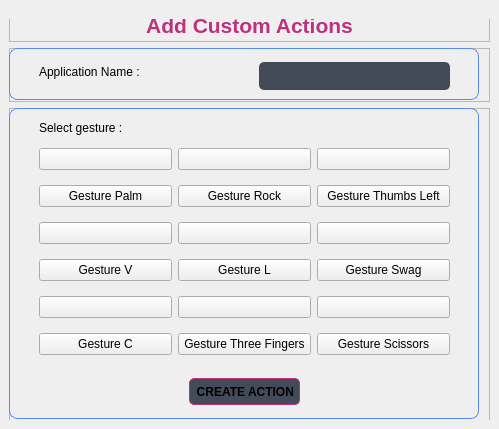
             <widget class="QWidget" name="page_11">
              <widget class="QWidget" name="widget_3" native="true">
               <property name="geometry">
                <rect>
                 <x>9</x>
                 <y>19</y>
                 <width>481</width>
                 <height>401</height>
                </rect>
               </property>
               <widget class="QWidget" name="layoutWidget">
                <property name="geometry">
                 <rect>
                  <x>0</x>
                  <y>-7</y>
                  <width>481</width>
                  <height>411</height>
                 </rect>
                </property>
                <layout class="QVBoxLayout" name="verticalLayout_14">
                 <item>
                  <widget class="QFrame" name="frame_54">
                   <property name="maximumSize">
                    <size>
                     <width>16777215</width>
                     <height>30</height>
                    </size>
                   </property>
                   <property name="frameShape">
                    <enum>QFrame::StyledPanel</enum>
                   </property>
                   <property name="frameShadow">
                    <enum>QFrame::Raised</enum>
                   </property>
                   <widget class="QLabel" name="label_90">
                    <property name="geometry">
                     <rect>
                      <x>0</x>
                      <y>0</y>
                      <width>481</width>
                      <height>27</height>
                     </rect>
                    </property>
                    <property name="font">
                     <font>
                      <pointsize>16</pointsize>
                      <bold>true</bold>
                     </font>
                    </property>
                    <property name="styleSheet">
                     <string notr="true">color:rgb(190, 50, 125);</string>
                    </property>
                    <property name="text">
                     <string>Add Custom Actions</string>
                    </property>
                    <property name="alignment">
                     <set>Qt::AlignCenter</set>
                    </property>
                   </widget>
                  </widget>
                 </item>
                 <item>
                  <widget class="QFrame" name="frame_55">
                   <property name="maximumSize">
                    <size>
                     <width>16777215</width>
                     <height>54</height>
                    </size>
                   </property>
                   <property name="frameShape">
                    <enum>QFrame::StyledPanel</enum>
                   </property>
                   <property name="frameShadow">
                    <enum>QFrame::Raised</enum>
                   </property>
                   <widget class="QFrame" name="Application_Name_Frame">
                    <property name="geometry">
                     <rect>
                      <x>0</x>
                      <y>0</y>
                      <width>470</width>
                      <height>52</height>
                     </rect>
                    </property>
                    <property name="minimumSize">
                     <size>
                      <width>465</width>
                      <height>0</height>
                     </size>
                    </property>
                    <property name="maximumSize">
                     <size>
                      <width>16777215</width>
                      <height>80</height>
                     </size>
                    </property>
                    <property name="styleSheet">
                     <string notr="true">#Application_Name_Frame
{border: 1px solid #568AF2;
    border-radius: 8px; }</string>
                    </property>
                    <property name="frameShape">
                     <enum>QFrame::StyledPanel</enum>
                    </property>
                    <property name="frameShadow">
                     <enum>QFrame::Raised</enum>
                    </property>
                    <widget class="QLabel" name="label_91">
                     <property name="geometry">
                      <rect>
                       <x>30</x>
                       <y>14</y>
                       <width>191</width>
                       <height>20</height>
                      </rect>
                     </property>
                     <property name="text">
                      <string>Application Name :</string>
                     </property>
                    </widget>
                    <widget class="QLineEdit" name="Application_Name_Text">
                     <property name="geometry">
                      <rect>
                       <x>250</x>
                       <y>14</y>
                       <width>191</width>
                       <height>28</height>
                      </rect>
                     </property>
                     <property name="styleSheet">
                      <string notr="true">#Application_Name_Text{background-color:#434A58;
	border-color: rgb(255, 255, 255);
border-top-left-radius:5px;
	border-top-right-radius:5px;	
	border-bottom-left-radius:5px;
	border-bottom-right-radius:5px;
padding-left:10px;
}

#Application_Name_Text:hover{
border:1px solid #E5D9D9;
border-opacity:0.7
}

#Application_Name_Text:checked{
border:1px solid #E5D9D9;
border-opacity:0.9;
background-color:#343B48;
}</string>
                     </property>
                    </widget>
                   </widget>
                  </widget>
                 </item>
                 <item>
                  <widget class="QFrame" name="Gesture_Frame">
                   <property name="styleSheet">
                    <string notr="true"/>
                   </property>
                   <property name="frameShape">
                    <enum>QFrame::StyledPanel</enum>
                   </property>
                   <property name="frameShadow">
                    <enum>QFrame::Raised</enum>
                   </property>
                   <widget class="QFrame" name="Gesture_Frame2">
                    <property name="geometry">
                     <rect>
                      <x>0</x>
                      <y>0</y>
                      <width>470</width>
                      <height>311</height>
                     </rect>
                    </property>
                    <property name="minimumSize">
                     <size>
                      <width>465</width>
                      <height>0</height>
                     </size>
                    </property>
                    <property name="styleSheet">
                     <string notr="true">#Gesture_Frame2
{border: 1px solid #568AF2;
    border-radius: 8px; }</string>
                    </property>
                    <property name="frameShape">
                     <enum>QFrame::StyledPanel</enum>
                    </property>
                    <property name="frameShadow">
                     <enum>QFrame::Raised</enum>
                    </property>
                    <widget class="QWidget" name="layoutWidget_17">
                     <property name="geometry">
                      <rect>
                       <x>30</x>
                       <y>40</y>
                       <width>411</width>
                       <height>211</height>
                      </rect>
                     </property>
                     <layout class="QGridLayout" name="gridLayout_20">
                      <property name="verticalSpacing">
                       <number>15</number>
                      </property>
                      <item row="4" column="1">
                       <widget class="QPushButton" name="Three_Fingers_Button">
                        <property name="styleSheet">
                         <string notr="true">#Three_Fingers_Button{
	
padding:3px;
}

#Three_Fingers_Button:hover {

	  border: 1px solid rgb(170, 20, 101);
    border-radius: 8px;
border-opacity:0.7;
}</string>
                        </property>
                        <property name="text">
                         <string/>
                        </property>
                        <property name="icon">
                         <iconset resource="Resources.qrc">
                          <normaloff>:/Gestures/Icons2/10 hand gestures editted/8.png</normaloff>:/Gestures/Icons2/10 hand gestures editted/8.png</iconset>
                        </property>
                        <property name="iconSize">
                         <size>
                          <width>30</width>
                          <height>30</height>
                         </size>
                        </property>
                       </widget>
                      </item>
                      <item row="5" column="0">
                       <widget class="QPushButton" name="C_Button_2">
                        <property name="styleSheet">
                         <string notr="true">#C_Button_2:hover {

	 color:#568AF2;
text-decoration:underline;
}</string>
                        </property>
                        <property name="text">
                         <string>Gesture C</string>
                        </property>
                       </widget>
                      </item>
                      <item row="3" column="2">
                       <widget class="QPushButton" name="Swag_Button_2">
                        <property name="styleSheet">
                         <string notr="true">#Swag_Button_2:hover {

	 color:#568AF2;
text-decoration:underline;
}</string>
                        </property>
                        <property name="text">
                         <string>Gesture Swag</string>
                        </property>
                       </widget>
                      </item>
                      <item row="4" column="0">
                       <widget class="QPushButton" name="C_Button">
                        <property name="styleSheet">
                         <string notr="true">#C_Button{
	
padding:3px;
}

#C_Button:hover {

	  border: 1px solid rgb(170, 20, 101);
    border-radius: 8px;
border-opacity:0.7;
}</string>
                        </property>
                        <property name="text">
                         <string/>
                        </property>
                        <property name="icon">
                         <iconset resource="Resources.qrc">
                          <normaloff>:/Gestures/Icons2/10 hand gestures editted/7.png</normaloff>:/Gestures/Icons2/10 hand gestures editted/7.png</iconset>
                        </property>
                        <property name="iconSize">
                         <size>
                          <width>30</width>
                          <height>30</height>
                         </size>
                        </property>
                       </widget>
                      </item>
                      <item row="2" column="0">
                       <widget class="QPushButton" name="V_Button">
                        <property name="styleSheet">
                         <string notr="true">#V_Button{
	
padding:3px;
}

#V_Button:hover {

	  border: 1px solid rgb(170, 20, 101);
    border-radius: 8px;
border-opacity:0.7;
}</string>
                        </property>
                        <property name="text">
                         <string/>
                        </property>
                        <property name="icon">
                         <iconset resource="Resources.qrc">
                          <normaloff>:/Gestures/Icons2/10 hand gestures editted/4.png</normaloff>:/Gestures/Icons2/10 hand gestures editted/4.png</iconset>
                        </property>
                        <property name="iconSize">
                         <size>
                          <width>30</width>
                          <height>30</height>
                         </size>
                        </property>
                       </widget>
                      </item>
                      <item row="1" column="1">
                       <widget class="QPushButton" name="Rock_Button_2">
                        <property name="styleSheet">
                         <string notr="true">#Rock_Button_2:hover {

	 color:#568AF2;
text-decoration:underline;
}</string>
                        </property>
                        <property name="text">
                         <string>Gesture Rock</string>
                        </property>
                       </widget>
                      </item>
                      <item row="5" column="2">
                       <widget class="QPushButton" name="Scissors_Button_2">
                        <property name="styleSheet">
                         <string notr="true">#Scissors_Button_2{
	

}

#Scissors_Button_2:hover {

	 color:#568AF2;
text-decoration:underline;
}</string>
                        </property>
                        <property name="text">
                         <string>Gesture Scissors</string>
                        </property>
                       </widget>
                      </item>
                      <item row="2" column="2">
                       <widget class="QPushButton" name="Swag_Button">
                        <property name="styleSheet">
                         <string notr="true">#Swag_Button{
	
padding:3px;
}

#Swag_Button:hover {

	  border: 1px solid rgb(170, 20, 101);
    border-radius: 8px;
border-opacity:0.7;
}</string>
                        </property>
                        <property name="text">
                         <string/>
                        </property>
                        <property name="icon">
                         <iconset resource="Resources.qrc">
                          <normaloff>:/Gestures/Icons2/10 hand gestures editted/6.png</normaloff>:/Gestures/Icons2/10 hand gestures editted/6.png</iconset>
                        </property>
                        <property name="iconSize">
                         <size>
                          <width>30</width>
                          <height>30</height>
                         </size>
                        </property>
                       </widget>
                      </item>
                      <item row="2" column="1">
                       <widget class="QPushButton" name="L_Button">
                        <property name="styleSheet">
                         <string notr="true">#L_Button{
	
padding:3px;
}

#L_Button:hover {

	  border: 1px solid rgb(170, 20, 101);
    border-radius: 8px;
border-opacity:0.7;
}</string>
                        </property>
                        <property name="text">
                         <string/>
                        </property>
                        <property name="icon">
                         <iconset resource="Resources.qrc">
                          <normaloff>:/Gestures/Icons2/10 hand gestures editted/5.0.png</normaloff>:/Gestures/Icons2/10 hand gestures editted/5.0.png</iconset>
                        </property>
                        <property name="iconSize">
                         <size>
                          <width>30</width>
                          <height>30</height>
                         </size>
                        </property>
                       </widget>
                      </item>
                      <item row="5" column="1">
                       <widget class="QPushButton" name="Three_Fingers_Button_2">
                        <property name="styleSheet">
                         <string notr="true">#Three_Fingers_Button_2:hover {

	 color:#568AF2;
text-decoration:underline;
}</string>
                        </property>
                        <property name="text">
                         <string>Gesture Three Fingers</string>
                        </property>
                       </widget>
                      </item>
                      <item row="1" column="2">
                       <widget class="QPushButton" name="Thumbs_Left_Button_2">
                        <property name="styleSheet">
                         <string notr="true">#Thumbs_Left_Button_2:hover {

	 color:#568AF2;
text-decoration:underline;
}</string>
                        </property>
                        <property name="text">
                         <string>Gesture Thumbs Left</string>
                        </property>
                       </widget>
                      </item>
                      <item row="0" column="1">
                       <widget class="QPushButton" name="Rock_Button">
                        <property name="styleSheet">
                         <string notr="true">#Rock_Button{
	
padding:3px;
}

#Rock_Button:hover {

	  border: 1px solid rgb(170, 20, 101);
    border-radius: 8px;
border-opacity:0.7;
}</string>
                        </property>
                        <property name="text">
                         <string/>
                        </property>
                        <property name="icon">
                         <iconset resource="Resources.qrc">
                          <normaloff>:/Gestures/Icons2/10 hand gestures editted/2.png</normaloff>:/Gestures/Icons2/10 hand gestures editted/2.png</iconset>
                        </property>
                        <property name="iconSize">
                         <size>
                          <width>30</width>
                          <height>30</height>
                         </size>
                        </property>
                       </widget>
                      </item>
                      <item row="0" column="2">
                       <widget class="QPushButton" name="Thumbs_Left_Button">
                        <property name="styleSheet">
                         <string notr="true">#Thumbs_Left_Button{
	
padding:3px;
}

#Thumbs_Left_Button:hover {

	  border: 1px solid rgb(170, 20, 101);
    border-radius: 8px;
border-opacity:0.7;
}</string>
                        </property>
                        <property name="text">
                         <string/>
                        </property>
                        <property name="icon">
                         <iconset resource="Resources.qrc">
                          <normaloff>:/Gestures/Icons2/10 hand gestures editted/3.png</normaloff>:/Gestures/Icons2/10 hand gestures editted/3.png</iconset>
                        </property>
                        <property name="iconSize">
                         <size>
                          <width>30</width>
                          <height>30</height>
                         </size>
                        </property>
                       </widget>
                      </item>
                      <item row="4" column="2">
                       <widget class="QPushButton" name="Scissors_Button">
                        <property name="styleSheet">
                         <string notr="true">#Scissors_Button{
	
padding:3px;
}

#Scissors_Button:hover {

	  border: 1px solid rgb(170, 20, 101);
    border-radius: 8px;
border-opacity:0.7;
}</string>
                        </property>
                        <property name="text">
                         <string/>
                        </property>
                        <property name="icon">
                         <iconset resource="Resources.qrc">
                          <normaloff>:/images/Icons2/10 hand gestures editted/9.png</normaloff>:/images/Icons2/10 hand gestures editted/9.png</iconset>
                        </property>
                        <property name="iconSize">
                         <size>
                          <width>30</width>
                          <height>30</height>
                         </size>
                        </property>
                       </widget>
                      </item>
                      <item row="0" column="0">
                       <widget class="QPushButton" name="Palm_Button">
                        <property name="styleSheet">
                         <string notr="true">#Palm_Button{
	
padding:3px;
}

#Palm_Button:hover {

	  border: 1px solid rgb(170, 20, 101);
    border-radius: 8px;
border-opacity:0.7;
}</string>
                        </property>
                        <property name="text">
                         <string/>
                        </property>
                        <property name="icon">
                         <iconset resource="Resources.qrc">
                          <normaloff>:/Gestures/Icons2/10 hand gestures editted/0.png</normaloff>:/Gestures/Icons2/10 hand gestures editted/0.png</iconset>
                        </property>
                        <property name="iconSize">
                         <size>
                          <width>30</width>
                          <height>30</height>
                         </size>
                        </property>
                       </widget>
                      </item>
                      <item row="3" column="1">
                       <widget class="QPushButton" name="L_Button_2">
                        <property name="styleSheet">
                         <string notr="true">#L_Button_2:hover {

	 color:#568AF2;
text-decoration:underline;
}</string>
                        </property>
                        <property name="text">
                         <string>Gesture L</string>
                        </property>
                       </widget>
                      </item>
                      <item row="3" column="0">
                       <widget class="QPushButton" name="V_Button_2">
                        <property name="styleSheet">
                         <string notr="true">#V_Button_2:hover {

	 color:#568AF2;
text-decoration:underline;
}</string>
                        </property>
                        <property name="text">
                         <string>Gesture V</string>
                        </property>
                       </widget>
                      </item>
                      <item row="1" column="0">
                       <widget class="QPushButton" name="Palm_Button_2">
                        <property name="styleSheet">
                         <string notr="true">#Palm_Button_2:hover {

	 color:#568AF2;
text-decoration:underline;
}</string>
                        </property>
                        <property name="text">
                         <string>Gesture Palm</string>
                        </property>
                       </widget>
                      </item>
                     </layout>
                    </widget>
                    <widget class="QLabel" name="label_92">
                     <property name="geometry">
                      <rect>
                       <x>30</x>
                       <y>10</y>
                       <width>191</width>
                       <height>20</height>
                      </rect>
                     </property>
                     <property name="text">
                      <string>Select gesture :</string>
                     </property>
                    </widget>
                    <widget class="QPushButton" name="Submit_Button">
                     <property name="geometry">
                      <rect>
                       <x>180</x>
                       <y>270</y>
                       <width>111</width>
                       <height>27</height>
                      </rect>
                     </property>
                     <property name="styleSheet">
                      <string notr="true">#Submit_Button{background-color:#434A58;
	border: 1px solid rgb(190, 50, 125);
border-top-left-radius:5px;
	border-top-right-radius:5px;	
	border-bottom-left-radius:5px;
	border-bottom-right-radius:5px;
padding-left:5px;
font-weight:650;
}

#Submit_Button:hover{
background-color:rgb(190, 50, 125);
}

#Submit_Button:checked{
border:1px solid #E5D9D9;
border-opacity:0.9;
background-color:#343B48;
}</string>
                     </property>
                     <property name="text">
                      <string>CREATE ACTION </string>
                     </property>
                    </widget>
                   </widget>
                  </widget>
                 </item>
                </layout>
               </widget>
              </widget>
             </widget>
